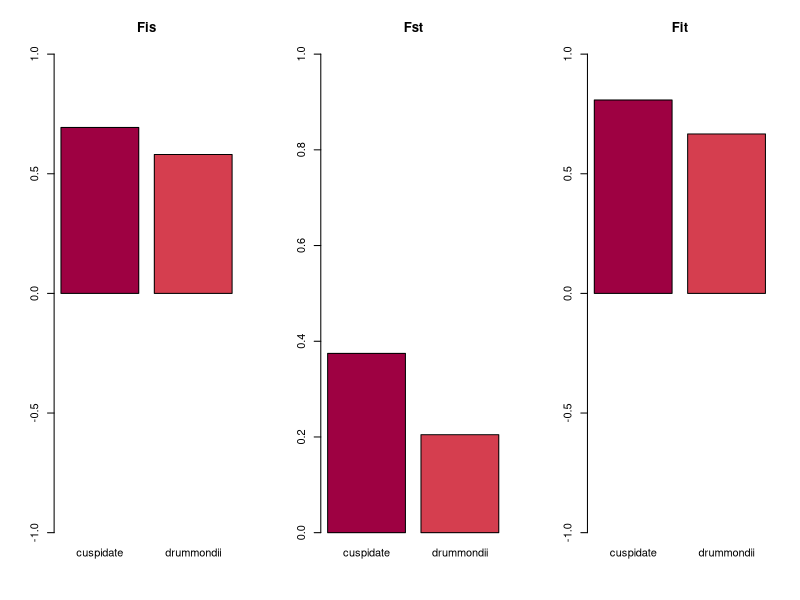

Reproduce this figure in R.
# Gates Dupont  #
# 4100 Prelim 2 #
# F18           #
# # # # # # # # #

library(RColorBrewer)


#----Setting up populations----
cuspidate = data.frame(
  subpop = 1:43,
  p = c(rep(1,40), 0.49, 0.83, 0.91), # allele frequency
  H0 = c(rep(0,40), 0.17, 0.06, 0.06)
)

drummondii = data.frame(
  subpop = 1:73,
  p = c(rep(1, 66), 0.86, 0.8, 0.7, 0.96, 0.96, 0.73, 0.91),
  H0 = c(rep(0, 66), 0.06, 0.12, 0.2, 0.03, 0.09, 0.15, 0.06)
)

#------------------------------------QUESTION 2a------------------------------------

#----Calculating expected H----
cuspidate$He = 2 * cuspidate$p * (1-cuspidate$p)
drummondii$He = 2 * drummondii$p * (1-drummondii$p)
# Could also do equation 6 on review guide?

#----H stats for each pop----
H0.c = mean(cuspidate$H0) # Observed H
Hs.c = mean(cuspidate$He) # Metapopulation (total) expected H
p.bar.c = mean(cuspidate$p)
Ht.c = 2 * p.bar.c * (1-p.bar.c)
#Ht.c.old = mean(2*(cuspidate$p^2)) # Subpopulation expected H ------------Not sure this is right

H0.d = mean(drummondii$H0) 
Hs.d = mean(drummondii$He)
p.bar.d = mean(drummondii$p)
Ht.d = 2 * p.bar.d * (1-p.bar.d)
#Ht.d.old = mean(2*(drummondii$p^2))

#----cuspidate F stats----
Fis.c = 1 - (H0.c / Hs.c) # Within-subpop H
Fst.c = 1 - (Hs.c / Ht.c) # Metapop H
Fit.c = 1 - (H0.c / Ht.c) # Total / at both levels
Fit.c.check = Fis.c + Fst.c - Fis.c * Fst.c # Math check

#----drummondii F stats----
Fis.d = 1 - (H0.d / Hs.d)
Fst.d = 1 - (Hs.d / Ht.d)
Fit.d = 1 - (H0.d / Ht.d)
Fit.d.check = Fis.d + Fst.d - Fis.d * Fst.d 

#----plotting----
par(mfrow=c(1,3))
barplot(c(Fis.c, Fis.d), names.arg = c("cuspidate", "drummondii"), main="Fis", ylim=c(-1,1), col = brewer.pal(n = 10, name = 'Spectral'))
barplot(c(Fst.c, Fst.d), names.arg = c("cuspidate", "drummondii"), main="Fst", ylim=c(0,1), col =  brewer.pal(n = 10, name = 'Spectral'))
barplot(c(Fit.c, Fit.d), names.arg = c("cuspidate", "drummondii"), main="Fit", ylim=c(-1,1), col =  brewer.pal(n = 10, name = 'Spectral'))
dev.off()

#------------------------------------QUESTION 2b------------------------------------

#----Calculating Nem----
Ne_m.d = 0.25*((1/Fst.d)-1)
Ne_m.d2 = (1-Fst.d)/(4*Fst.d)

#------------------------------------QUESTION 2c------------------------------------

#----Calculating Ne----
Ne.d = Ne_m.d/0.1

#------------------------------------QUESTION 2d------------------------------------

#----Calculating Ne----
Ne.d.2 = Ne_m.d/(0.1*10)
